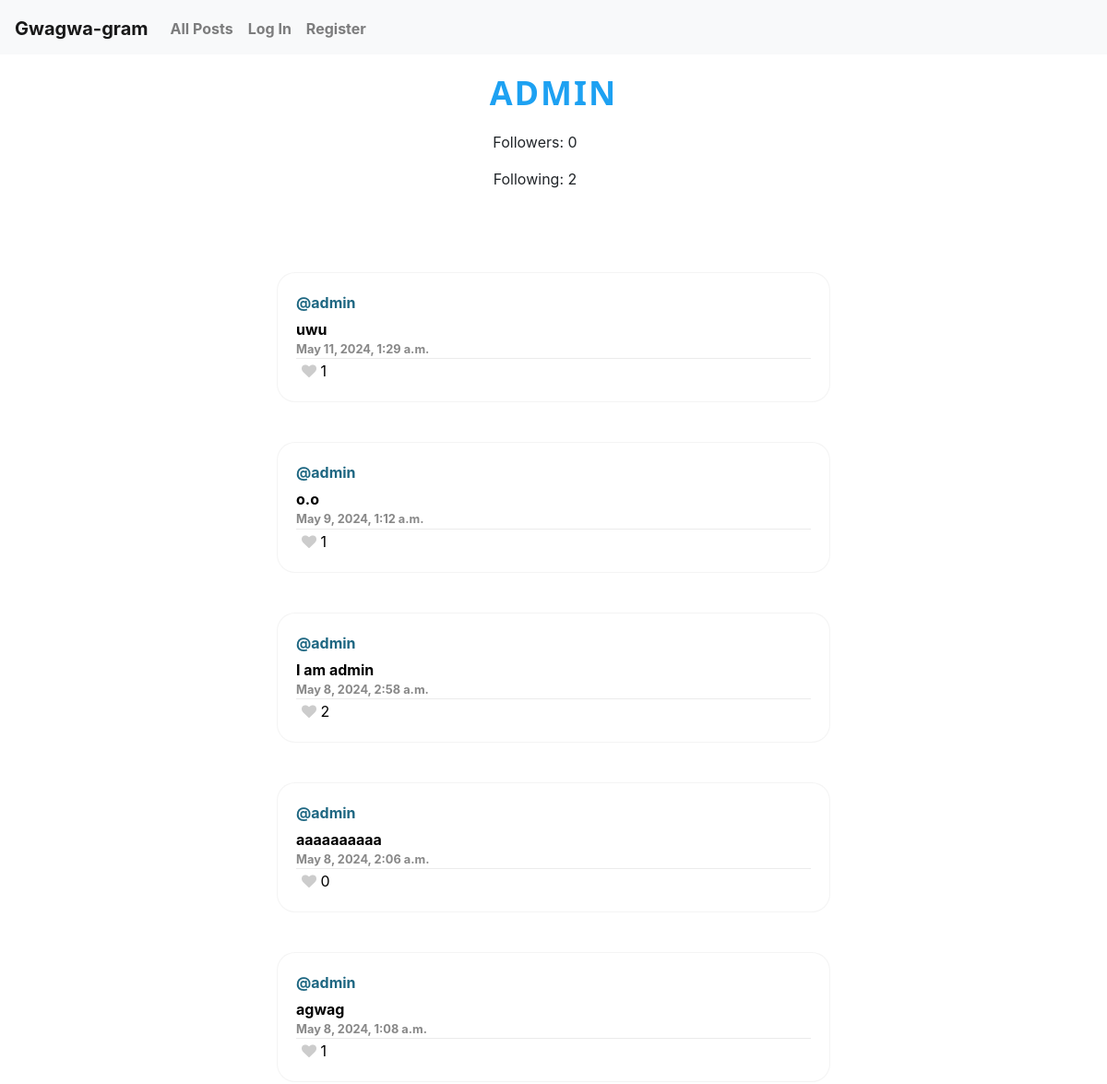
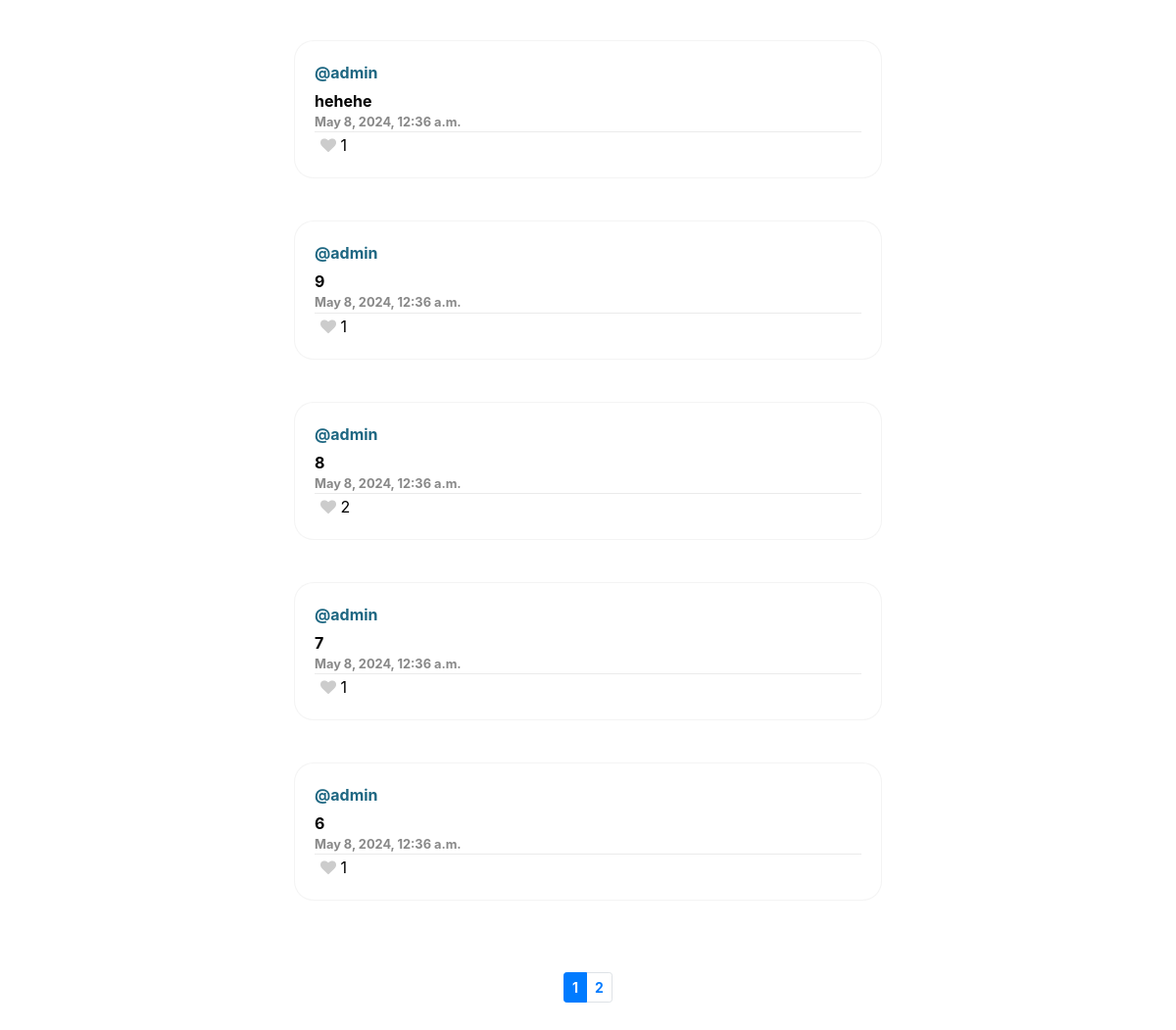
/profile/admin, run on the app's committed database (2 pictures, top to bottom).
### network/models.py (models this page shows, shortened)
class User(AbstractUser):
    pass

class Post(models.Model):
    user = models.ForeignKey(User, on_delete=models.CASCADE, null=True, blank=True, related_name="author_post")
    content = models.CharField(max_length=280)
    date = models.DateTimeField(auto_now_add=True)

### network/views.py (the view)
# urls.py: path("profile/<str:username>", views.profile, name="profile"),
def profile(request, username):
    user = User.objects.get(username=username)
    posts = Post.objects.filter(user=user).order_by('-date')
    page_obj = paginator(request, posts, 10)
    profile_user = get_object_or_404(User, username=user)
    followers_count = profile_user.followers.count()
    following_count = profile_user.following.count()
    print(profile_user)
    if request.user.is_authenticated:
        liked = set(Like.objects.filter(user=request.user).values_list('post_id', flat=True))
        followed_users = User.objects.filter(following__following=request.user)
        followed = [followed_user.username for followed_user in followed_users]
    else:
        liked = []
        followed = []
    return render(request, "network/profile.html", {
        "posts": page_obj,
        "username": username,
        "page_obj": page_obj,
        "liked": liked,
        "followed": followed,
        "followers": followers_count,
        "following": following_count
    })

### network/views.py (called while the page is built)
def paginator(request, posts, number):
    p = Paginator(posts, number)
    page_num = request.GET.get('page')
    page_obj = p.get_page(page_num)
    return page_obj

### network/templates/network/profile.html (shortened to what this page needs)
{% extends "network/layout.html" %}
{% load static %}
{% block body %}
<div class="contenedor">
    <h1>{{username}}</h1>
    <p class="fofo">Followers: <span class="fofo" id="followers-{{ username }}">{{ following }}</span></p>
    <p class="fofo">Following: <span class="fofo" id="following-{{ username }}">{{ followers }}</span></p>
</div>
{% if posts|length == 0 %}
    <h1 style="padding: 10%;">NO POSTS YET</h1>
{% else %}
<div id="all-posts" class="contenedor">
    {% for post in posts %}
    <a href="{% url 'post' post.id %}" class="no-link">
        <div class="comment post display">
            <div class="author">@{{ post.user }}</div>
            <div class="message">{{ post.content }}</div>
            <div class="timestamp">{{ post.date }}</div>
        </a>
             <div class="actions">
                <button class="like-button" id="boton-{{post.id}}" data-post="{{post.id}}" data-liked="{% if post.id in liked %}true{% else %}false{% endif %}">
                    {% if post.id in liked %}
                    {% if user.is_authenticated %}
                    <i class="fa fa-heart liked" id="icon-{{post.id}}"></i>
                    {% endif %}
                    {% else %}
                    <i class="fa fa-heart" id="icon-{{post.id}}"></i>
                    {% endif %}
                    <p id="contador-{{post.id}}">{{post.like_set.count}}</p>
                </button>
            </div>
        </div>
    {% endfor %}
{% include 'network/paginator.html' %}
{% endif %}
{% endblock %}

### network/static/network/styles.css (style rules this page uses)
h1 { font-size: 36px; font-weight: bold; color: #333; text-align: center; text-transform: uppercase; letter-spacing: 2px; margin-bottom: 20px; font-family:Arial, Helvetica, sans-serif; }
.contenedor { display: flex; flex-direction: column; align-items: center; margin: 20px; }
.author { font-weight: bold; color: #1e6782; }
.timestamp { font-size: 0.8em; color: #888; }
.comment .message { margin-top: 5px; color: black; font-weight: bold; }
#all-posts { padding: 30px; }
.post { max-width: 1000px; min-width: 600px; background-color: #fff; border-radius: 20px; border: solid 1px #dddddd56; padding: 20px; margin: 20px auto; }
.post .actions { display: flex; justify-content: space-between; border-top: solid #dddddd98 1px; }
a { font-weight: bold; color: #1e6782; margin-top: 3px; }
.like-button { border: none; background-color: transparent; cursor: pointer; outline: none; display: inline-block; }
.like-button .fa-heart { color: #ccc; }
.contenedor h1 { text-transform: uppercase; font-weight: bold; color: #1da1f2; font-family: 'Segoe UI', Tahoma, Geneva, Verdana, sans-serif; }
.like-button p { all: unset; }
.fofo { display: inline-block; margin-right: 20px; }

### data on the page
User: username "ADMIN"
Post: user "admin", content "uwu", date "May 11, 2024, 1:29 a.m.", like_set.count "1"
Post: user "admin", content "o.o", date "May 9, 2024, 1:12 a.m.", like_set.count "1"
Post: user "admin", content "I am admin", date "May 8, 2024, 2:58 a.m.", like_set.count "2"
Post: user "admin", content "aaaaaaaaaa", date "May 8, 2024, 2:06 a.m.", like_set.count "0"
Post: user "admin", content "agwag", date "May 8, 2024, 1:08 a.m.", like_set.count "1"
Post: user "admin", content "hehehe", date "May 8, 2024, 12:36 a.m.", like_set.count "1"
Post: user "admin", content "9", date "May 8, 2024, 12:36 a.m.", like_set.count "1"
Post: user "admin", content "8", date "May 8, 2024, 12:36 a.m.", like_set.count "2"
Post: user "admin", content "7", date "May 8, 2024, 12:36 a.m.", like_set.count "1"
Post: user "admin", content "6", date "May 8, 2024, 12:36 a.m.", like_set.count "1"

### other printed values
{{ following }} "0"
{{ followers }} "2"
{{ num }} "1"
{{ num }} "2"
